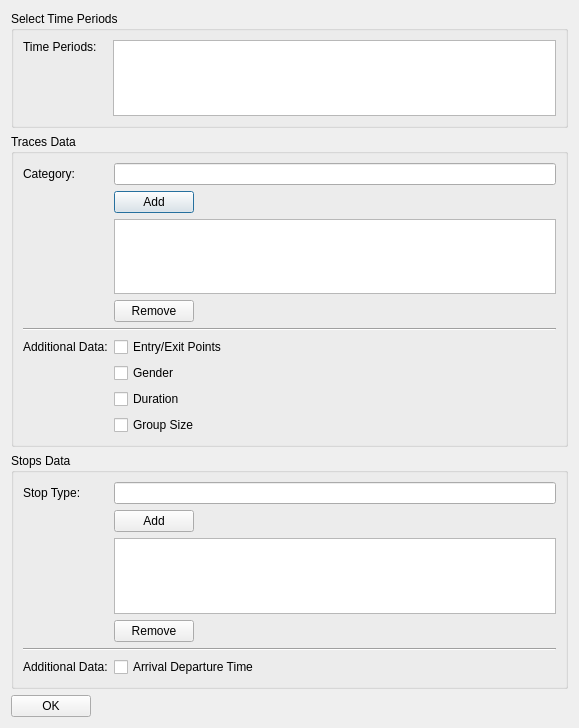
<?xml version="1.0" encoding="UTF-8"?>
<ui version="4.0">
 <class>Dialog</class>
 <widget class="QDialog" name="Dialog">
  <property name="geometry">
   <rect>
    <x>0</x>
    <y>0</y>
    <width>579</width>
    <height>728</height>
   </rect>
  </property>
  <property name="windowTitle">
   <string>Dialog</string>
  </property>
  <layout class="QVBoxLayout" name="verticalLayout">
   <item>
    <widget class="QGroupBox" name="groupBox">
     <property name="title">
      <string>Select Time Periods</string>
     </property>
     <layout class="QGridLayout" name="gridLayout">
      <item row="0" column="1" rowspan="2">
       <widget class="QListWidget" name="listWidget">
        <property name="dragEnabled">
         <bool>true</bool>
        </property>
        <property name="dragDropMode">
         <enum>QAbstractItemView::NoDragDrop</enum>
        </property>
        <property name="alternatingRowColors">
         <bool>true</bool>
        </property>
        <property name="selectionMode">
         <enum>QAbstractItemView::MultiSelection</enum>
        </property>
        <property name="selectionBehavior">
         <enum>QAbstractItemView::SelectItems</enum>
        </property>
       </widget>
      </item>
      <item row="0" column="0">
       <widget class="QLabel" name="label_2">
        <property name="sizePolicy">
         <sizepolicy hsizetype="Preferred" vsizetype="Maximum">
          <horstretch>0</horstretch>
          <verstretch>0</verstretch>
         </sizepolicy>
        </property>
        <property name="text">
         <string>Time Periods:   </string>
        </property>
       </widget>
      </item>
     </layout>
    </widget>
   </item>
   <item>
    <widget class="QGroupBox" name="groupBox_2">
     <property name="title">
      <string>Traces Data</string>
     </property>
     <layout class="QFormLayout" name="formLayout">
      <property name="fieldGrowthPolicy">
       <enum>QFormLayout::AllNonFixedFieldsGrow</enum>
      </property>
      <item row="0" column="0">
       <widget class="QLabel" name="label">
        <property name="text">
         <string>Category:</string>
        </property>
       </widget>
      </item>
      <item row="0" column="1">
       <widget class="QLineEdit" name="lineEdit_T1">
        <property name="font">
         <font>
          <family>Arial</family>
         </font>
        </property>
       </widget>
      </item>
      <item row="1" column="1">
       <widget class="QPushButton" name="pushButton_T3">
        <property name="sizePolicy">
         <sizepolicy hsizetype="Maximum" vsizetype="Fixed">
          <horstretch>0</horstretch>
          <verstretch>0</verstretch>
         </sizepolicy>
        </property>
        <property name="text">
         <string>Add</string>
        </property>
       </widget>
      </item>
      <item row="4" column="1">
       <widget class="QListWidget" name="listWidget_T2">
        <property name="palette">
         <palette>
          <active>
           <colorrole role="BrightText">
            <brush brushstyle="SolidPattern">
             <color alpha="255">
              <red>0</red>
              <green>0</green>
              <blue>0</blue>
             </color>
            </brush>
           </colorrole>
          </active>
          <inactive>
           <colorrole role="BrightText">
            <brush brushstyle="SolidPattern">
             <color alpha="255">
              <red>0</red>
              <green>0</green>
              <blue>0</blue>
             </color>
            </brush>
           </colorrole>
          </inactive>
          <disabled>
           <colorrole role="BrightText">
            <brush brushstyle="SolidPattern">
             <color alpha="255">
              <red>0</red>
              <green>0</green>
              <blue>0</blue>
             </color>
            </brush>
           </colorrole>
          </disabled>
         </palette>
        </property>
        <property name="font">
         <font>
          <family>Arial</family>
          <pointsize>9</pointsize>
         </font>
        </property>
        <property name="lineWidth">
         <number>1</number>
        </property>
        <property name="midLineWidth">
         <number>-1</number>
        </property>
        <property name="alternatingRowColors">
         <bool>true</bool>
        </property>
        <property name="selectionMode">
         <enum>QAbstractItemView::MultiSelection</enum>
        </property>
        <property name="isWrapping" stdset="0">
         <bool>false</bool>
        </property>
        <property name="viewMode">
         <enum>QListView::ListMode</enum>
        </property>
        <property name="modelColumn">
         <number>0</number>
        </property>
        <property name="wordWrap">
         <bool>false</bool>
        </property>
        <property name="selectionRectVisible">
         <bool>false</bool>
        </property>
       </widget>
      </item>
      <item row="5" column="1">
       <widget class="QPushButton" name="pushButton_T4">
        <property name="sizePolicy">
         <sizepolicy hsizetype="Maximum" vsizetype="Fixed">
          <horstretch>0</horstretch>
          <verstretch>0</verstretch>
         </sizepolicy>
        </property>
        <property name="text">
         <string>Remove</string>
        </property>
       </widget>
      </item>
      <item row="6" column="0" colspan="2">
       <widget class="Line" name="line">
        <property name="orientation">
         <enum>Qt::Horizontal</enum>
        </property>
       </widget>
      </item>
      <item row="7" column="0">
       <widget class="QLabel" name="label_4">
        <property name="text">
         <string>Additional Data:</string>
        </property>
       </widget>
      </item>
      <item row="7" column="1">
       <widget class="QCheckBox" name="checkBox_T1">
        <property name="text">
         <string>Entry/Exit Points</string>
        </property>
       </widget>
      </item>
      <item row="10" column="1">
       <widget class="QCheckBox" name="checkBox_T3">
        <property name="text">
         <string>Duration</string>
        </property>
       </widget>
      </item>
      <item row="12" column="1">
       <widget class="QCheckBox" name="checkBox_T4">
        <property name="text">
         <string>Group Size</string>
        </property>
       </widget>
      </item>
      <item row="8" column="1">
       <widget class="QCheckBox" name="checkBox_T2">
        <property name="text">
         <string>Gender</string>
        </property>
       </widget>
      </item>
     </layout>
    </widget>
   </item>
   <item>
    <widget class="QGroupBox" name="groupBox_3">
     <property name="title">
      <string>Stops Data</string>
     </property>
     <layout class="QFormLayout" name="formLayout_2">
      <item row="0" column="0">
       <widget class="QLabel" name="label_3">
        <property name="text">
         <string>Stop Type:</string>
        </property>
       </widget>
      </item>
      <item row="0" column="1">
       <widget class="QLineEdit" name="lineEdit_T2"/>
      </item>
      <item row="1" column="1">
       <widget class="QPushButton" name="pushButton_T6">
        <property name="sizePolicy">
         <sizepolicy hsizetype="Maximum" vsizetype="Fixed">
          <horstretch>0</horstretch>
          <verstretch>0</verstretch>
         </sizepolicy>
        </property>
        <property name="text">
         <string>Add</string>
        </property>
       </widget>
      </item>
      <item row="2" column="1">
       <widget class="QListWidget" name="listWidget_T3">
        <property name="font">
         <font>
          <family>Arial</family>
         </font>
        </property>
       </widget>
      </item>
      <item row="3" column="1">
       <widget class="QPushButton" name="pushButton_T7">
        <property name="sizePolicy">
         <sizepolicy hsizetype="Maximum" vsizetype="Fixed">
          <horstretch>0</horstretch>
          <verstretch>0</verstretch>
         </sizepolicy>
        </property>
        <property name="text">
         <string>Remove</string>
        </property>
       </widget>
      </item>
      <item row="5" column="1">
       <widget class="QCheckBox" name="checkBox_T5">
        <property name="text">
         <string>Arrival Departure Time</string>
        </property>
       </widget>
      </item>
      <item row="4" column="0" colspan="2">
       <widget class="Line" name="line_2">
        <property name="orientation">
         <enum>Qt::Horizontal</enum>
        </property>
       </widget>
      </item>
      <item row="5" column="0">
       <widget class="QLabel" name="label_5">
        <property name="text">
         <string>Additional Data:</string>
        </property>
       </widget>
      </item>
     </layout>
    </widget>
   </item>
   <item>
    <widget class="QPushButton" name="pushButton_T5">
     <property name="sizePolicy">
      <sizepolicy hsizetype="Maximum" vsizetype="Fixed">
       <horstretch>0</horstretch>
       <verstretch>0</verstretch>
      </sizepolicy>
     </property>
     <property name="text">
      <string>OK</string>
     </property>
    </widget>
   </item>
  </layout>
 </widget>
 <resources/>
 <connections/>
</ui>
